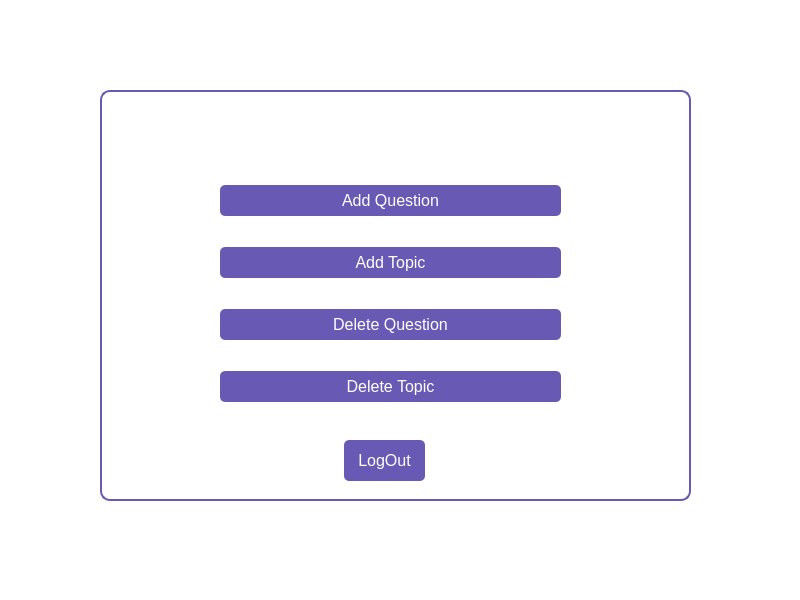
<?xml version="1.0" encoding="UTF-8"?>
<ui version="4.0">
 <class>adminWindow</class>
 <widget class="QMainWindow" name="adminWindow">
  <property name="geometry">
   <rect>
    <x>0</x>
    <y>0</y>
    <width>800</width>
    <height>600</height>
   </rect>
  </property>
  <property name="windowTitle">
   <string>MainWindow</string>
  </property>
  <property name="styleSheet">
   <string notr="true">background-color: rgb(255, 255, 255);</string>
  </property>
  <widget class="QWidget" name="centralwidget">
   <widget class="QGroupBox" name="groupBox_adminmenu">
    <property name="geometry">
     <rect>
      <x>100</x>
      <y>90</y>
      <width>591</width>
      <height>411</height>
     </rect>
    </property>
    <property name="font">
     <font>
      <pointsize>10</pointsize>
      <bold>true</bold>
     </font>
    </property>
    <property name="styleSheet">
     <string notr="true">QMainWindow {
    background-color: rgb(240, 240, 250); /* Light purple background */
}

QGroupBox {
    background-color: rgb(255, 255, 255); /* White background */
    border: 2px solid rgb(104, 90, 180); /* Purple border */
    border-radius: 10px;
    padding: 10px;
}

QLabel {
    font-size: 14pt;
    color: rgb(50, 30, 100); /* Dark purple text */
}

QLabel#questionLabel {
    font-size: 16pt;
    font-weight: bold;
    color: rgb(50, 30, 100); /* Dark purple */
}

QPushButton {
    background-color: rgb(104, 90, 180); /* Purple background */
    color: white;
    font-size: 12pt;
    padding: 6px 12px;
    border-radius: 5px;
}

QPushButton:hover {
    background-color: rgb(120, 110, 200); /* Lighter purple on hover */
}

QPushButton:pressed {
    background-color: rgb(80, 60, 160); /* Darker purple on press */
}

QPushButton#button50, QPushButton#buttonSwap, QPushButton#submit {
    background-color: rgb(104, 90, 180); /* Purple background */
}

QPushButton#button50:hover, QPushButton#buttonSwap:hover, QPushButton#submit:hover {
    background-color: rgb(120, 110, 200);
}


QRadioButton {
    font-size: 12pt;
    color: rgb(50, 30, 100); /* Dark purple */
}

QRadioButton::indicator {
    width: 20px;
    height: 20px;
    border: 2px solid rgb(104, 90, 180); /* Purple border for circle */
    border-radius: 10px;
    background-color: white;
}

QRadioButton::indicator:checked {
    background-color: rgb(104, 90, 180); /* Purple circle when checked */
}
/
QProgressBar {
    border: 1px solid rgb(104, 90, 180); /* Purple border */
    border-radius: 5px;
    background-color: rgb(240, 240, 250); /* Light purple background */
    height: 20px;
}

QProgressBar::chunk {
    background-color: rgb(104, 90, 180); /* Purple progress chunk */
    width: 1px;
}

QTableWidget {
    background-color: rgb(255, 255, 255); /* White background */
    border: 1px solid rgb(104, 90, 180); /* Purple border */
    gridline-color: rgb(104, 90, 180); /* Purple grid lines */
    font-size: 12pt;
    color: rgb(50, 30, 100); /* Dark purple text */
}

QTableWidget::horizontalHeader {
    background-color: rgb(104, 90, 180); /* Purple header */
    color: white;
    font-weight: bold;
    font-size: 14pt;
}

QPushButton#closeButton {
    background-color: rgb(104, 90, 180); /* Purple background */
    color: white;
    font-size: 12pt;
    padding: 6px 12px;
    border-radius: 5px;
}

QPushButton#closeButton:hover {
    background-color: rgb(120, 110, 200);
}

QPushButton#closeButton:pressed {
    background-color: rgb(80, 60, 160);
}

QMenuBar {
    background-color: rgb(104, 90, 180); /* Purple menu bar */
    color: white;
}

QStatusBar {
    background-color: rgb(240, 240, 250); /* Light purple */
    color: rgb(50, 30, 100); /* Dark purple text */
}

QLabel#scoreLabel, QLabel#rankLabel {
    font-size: 14pt;
    color: rgb(50, 30, 100); /* Dark purple */
}

QLabel#timeLabel {
    font-size: 12pt;
    color: rgb(50, 30, 100); /* Dark purple */
    font-weight: bold;
    background-color: rgb(240, 240, 250); /* Light purple background */
    padding: 5px 10px;
    border-radius: 5px;
}
</string>
    </property>
    <property name="title">
     <string/>
    </property>
    <widget class="QWidget" name="layoutWidget">
     <property name="geometry">
      <rect>
       <x>120</x>
       <y>70</y>
       <width>341</width>
       <height>271</height>
      </rect>
     </property>
     <layout class="QVBoxLayout" name="verticalLayout">
      <item>
       <widget class="QPushButton" name="pushButton_addquestion">
        <property name="text">
         <string>Add Question</string>
        </property>
       </widget>
      </item>
      <item>
       <widget class="QPushButton" name="pushButton_addtopic">
        <property name="text">
         <string>Add Topic</string>
        </property>
       </widget>
      </item>
      <item>
       <widget class="QPushButton" name="pushButton_deletequestion">
        <property name="text">
         <string>Delete Question</string>
        </property>
       </widget>
      </item>
      <item>
       <widget class="QPushButton" name="pushButton_deletetopic">
        <property name="text">
         <string>Delete Topic</string>
        </property>
       </widget>
      </item>
     </layout>
    </widget>
    <widget class="QPushButton" name="pushButton">
     <property name="geometry">
      <rect>
       <x>244</x>
       <y>350</y>
       <width>81</width>
       <height>41</height>
      </rect>
     </property>
     <property name="text">
      <string>LogOut</string>
     </property>
    </widget>
   </widget>
  </widget>
  <widget class="QMenuBar" name="menubar">
   <property name="geometry">
    <rect>
     <x>0</x>
     <y>0</y>
     <width>800</width>
     <height>22</height>
    </rect>
   </property>
  </widget>
  <widget class="QStatusBar" name="statusbar"/>
 </widget>
 <resources/>
 <connections/>
</ui>
